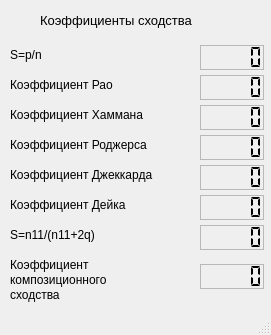
<?xml version="1.0" encoding="UTF-8"?>
<ui version="4.0">
 <class>one</class>
 <widget class="QMainWindow" name="one">
  <property name="geometry">
   <rect>
    <x>0</x>
    <y>0</y>
    <width>271</width>
    <height>335</height>
   </rect>
  </property>
  <property name="windowTitle">
   <string>MainWindow</string>
  </property>
  <widget class="QWidget" name="centralwidget">
   <widget class="QLabel" name="label">
    <property name="geometry">
     <rect>
      <x>10</x>
      <y>45</y>
      <width>55</width>
      <height>20</height>
     </rect>
    </property>
    <property name="font">
     <font>
      <pointsize>9</pointsize>
     </font>
    </property>
    <property name="text">
     <string>S=p/n</string>
    </property>
   </widget>
   <widget class="QLabel" name="label_2">
    <property name="geometry">
     <rect>
      <x>10</x>
      <y>165</y>
      <width>201</width>
      <height>20</height>
     </rect>
    </property>
    <property name="font">
     <font>
      <pointsize>9</pointsize>
     </font>
    </property>
    <property name="text">
     <string>Коэффициент Джеккарда</string>
    </property>
   </widget>
   <widget class="QLabel" name="label_3">
    <property name="geometry">
     <rect>
      <x>10</x>
      <y>75</y>
      <width>211</width>
      <height>20</height>
     </rect>
    </property>
    <property name="font">
     <font>
      <pointsize>9</pointsize>
     </font>
    </property>
    <property name="text">
     <string>Коэффициент Рао</string>
    </property>
   </widget>
   <widget class="QLabel" name="label_4">
    <property name="geometry">
     <rect>
      <x>10</x>
      <y>105</y>
      <width>201</width>
      <height>20</height>
     </rect>
    </property>
    <property name="font">
     <font>
      <pointsize>9</pointsize>
     </font>
    </property>
    <property name="text">
     <string>Коэффициент Хаммана</string>
    </property>
   </widget>
   <widget class="QLabel" name="label_5">
    <property name="geometry">
     <rect>
      <x>10</x>
      <y>135</y>
      <width>201</width>
      <height>20</height>
     </rect>
    </property>
    <property name="font">
     <font>
      <pointsize>9</pointsize>
     </font>
    </property>
    <property name="text">
     <string>Коэффициент Роджерса</string>
    </property>
   </widget>
   <widget class="QLabel" name="label_6">
    <property name="geometry">
     <rect>
      <x>10</x>
      <y>255</y>
      <width>161</width>
      <height>20</height>
     </rect>
    </property>
    <property name="font">
     <font>
      <pointsize>9</pointsize>
     </font>
    </property>
    <property name="text">
     <string>Коэффициент</string>
    </property>
   </widget>
   <widget class="QLabel" name="label_7">
    <property name="geometry">
     <rect>
      <x>10</x>
      <y>195</y>
      <width>201</width>
      <height>20</height>
     </rect>
    </property>
    <property name="font">
     <font>
      <pointsize>9</pointsize>
     </font>
    </property>
    <property name="text">
     <string>Коэффициент Дейка</string>
    </property>
   </widget>
   <widget class="QLabel" name="label_8">
    <property name="geometry">
     <rect>
      <x>10</x>
      <y>285</y>
      <width>61</width>
      <height>20</height>
     </rect>
    </property>
    <property name="font">
     <font>
      <pointsize>9</pointsize>
     </font>
    </property>
    <property name="text">
     <string>сходства</string>
    </property>
   </widget>
   <widget class="QLabel" name="label_9">
    <property name="geometry">
     <rect>
      <x>10</x>
      <y>225</y>
      <width>131</width>
      <height>20</height>
     </rect>
    </property>
    <property name="font">
     <font>
      <pointsize>9</pointsize>
     </font>
    </property>
    <property name="text">
     <string>S=n11/(n11+2q)</string>
    </property>
   </widget>
   <widget class="QLCDNumber" name="lcd_onn">
    <property name="geometry">
     <rect>
      <x>200</x>
      <y>45</y>
      <width>64</width>
      <height>25</height>
     </rect>
    </property>
    <property name="font">
     <font>
      <family>Times New Roman</family>
      <pointsize>9</pointsize>
      <weight>50</weight>
      <bold>false</bold>
     </font>
    </property>
    <property name="frameShape">
     <enum>QFrame::StyledPanel</enum>
    </property>
    <property name="frameShadow">
     <enum>QFrame::Plain</enum>
    </property>
    <property name="lineWidth">
     <number>5</number>
    </property>
    <property name="mode">
     <enum>QLCDNumber::Dec</enum>
    </property>
    <property name="segmentStyle">
     <enum>QLCDNumber::Flat</enum>
    </property>
    <property name="intValue" stdset="0">
     <number>0</number>
    </property>
   </widget>
   <widget class="QLCDNumber" name="lcd_rao">
    <property name="geometry">
     <rect>
      <x>200</x>
      <y>75</y>
      <width>64</width>
      <height>25</height>
     </rect>
    </property>
    <property name="font">
     <font>
      <family>Times New Roman</family>
      <pointsize>9</pointsize>
      <weight>50</weight>
      <bold>false</bold>
     </font>
    </property>
    <property name="frameShape">
     <enum>QFrame::StyledPanel</enum>
    </property>
    <property name="frameShadow">
     <enum>QFrame::Plain</enum>
    </property>
    <property name="lineWidth">
     <number>5</number>
    </property>
    <property name="mode">
     <enum>QLCDNumber::Dec</enum>
    </property>
    <property name="segmentStyle">
     <enum>QLCDNumber::Flat</enum>
    </property>
    <property name="intValue" stdset="0">
     <number>0</number>
    </property>
   </widget>
   <widget class="QLCDNumber" name="lcd_xammana">
    <property name="geometry">
     <rect>
      <x>200</x>
      <y>105</y>
      <width>64</width>
      <height>25</height>
     </rect>
    </property>
    <property name="font">
     <font>
      <family>Times New Roman</family>
      <pointsize>9</pointsize>
      <weight>50</weight>
      <bold>false</bold>
     </font>
    </property>
    <property name="frameShape">
     <enum>QFrame::StyledPanel</enum>
    </property>
    <property name="frameShadow">
     <enum>QFrame::Plain</enum>
    </property>
    <property name="lineWidth">
     <number>5</number>
    </property>
    <property name="mode">
     <enum>QLCDNumber::Dec</enum>
    </property>
    <property name="segmentStyle">
     <enum>QLCDNumber::Flat</enum>
    </property>
    <property name="intValue" stdset="0">
     <number>0</number>
    </property>
   </widget>
   <widget class="QLCDNumber" name="lcd_rogersa">
    <property name="geometry">
     <rect>
      <x>200</x>
      <y>135</y>
      <width>64</width>
      <height>25</height>
     </rect>
    </property>
    <property name="font">
     <font>
      <family>Times New Roman</family>
      <pointsize>9</pointsize>
      <weight>50</weight>
      <bold>false</bold>
     </font>
    </property>
    <property name="frameShape">
     <enum>QFrame::StyledPanel</enum>
    </property>
    <property name="frameShadow">
     <enum>QFrame::Plain</enum>
    </property>
    <property name="lineWidth">
     <number>5</number>
    </property>
    <property name="mode">
     <enum>QLCDNumber::Dec</enum>
    </property>
    <property name="segmentStyle">
     <enum>QLCDNumber::Flat</enum>
    </property>
    <property name="intValue" stdset="0">
     <number>0</number>
    </property>
   </widget>
   <widget class="QLCDNumber" name="lcd_gekkarda">
    <property name="geometry">
     <rect>
      <x>200</x>
      <y>165</y>
      <width>64</width>
      <height>25</height>
     </rect>
    </property>
    <property name="font">
     <font>
      <family>Times New Roman</family>
      <pointsize>9</pointsize>
      <weight>50</weight>
      <bold>false</bold>
     </font>
    </property>
    <property name="frameShape">
     <enum>QFrame::StyledPanel</enum>
    </property>
    <property name="frameShadow">
     <enum>QFrame::Plain</enum>
    </property>
    <property name="lineWidth">
     <number>5</number>
    </property>
    <property name="mode">
     <enum>QLCDNumber::Dec</enum>
    </property>
    <property name="segmentStyle">
     <enum>QLCDNumber::Flat</enum>
    </property>
    <property name="intValue" stdset="0">
     <number>0</number>
    </property>
   </widget>
   <widget class="QLCDNumber" name="lcd_deika">
    <property name="geometry">
     <rect>
      <x>200</x>
      <y>195</y>
      <width>64</width>
      <height>25</height>
     </rect>
    </property>
    <property name="font">
     <font>
      <family>Times New Roman</family>
      <pointsize>9</pointsize>
      <weight>50</weight>
      <bold>false</bold>
     </font>
    </property>
    <property name="frameShape">
     <enum>QFrame::StyledPanel</enum>
    </property>
    <property name="frameShadow">
     <enum>QFrame::Plain</enum>
    </property>
    <property name="lineWidth">
     <number>5</number>
    </property>
    <property name="mode">
     <enum>QLCDNumber::Dec</enum>
    </property>
    <property name="segmentStyle">
     <enum>QLCDNumber::Flat</enum>
    </property>
    <property name="intValue" stdset="0">
     <number>0</number>
    </property>
   </widget>
   <widget class="QLCDNumber" name="lcd_onn2">
    <property name="geometry">
     <rect>
      <x>200</x>
      <y>225</y>
      <width>64</width>
      <height>25</height>
     </rect>
    </property>
    <property name="font">
     <font>
      <family>Times New Roman</family>
      <pointsize>9</pointsize>
      <weight>50</weight>
      <bold>false</bold>
     </font>
    </property>
    <property name="frameShape">
     <enum>QFrame::StyledPanel</enum>
    </property>
    <property name="frameShadow">
     <enum>QFrame::Plain</enum>
    </property>
    <property name="lineWidth">
     <number>5</number>
    </property>
    <property name="mode">
     <enum>QLCDNumber::Dec</enum>
    </property>
    <property name="segmentStyle">
     <enum>QLCDNumber::Flat</enum>
    </property>
    <property name="intValue" stdset="0">
     <number>0</number>
    </property>
   </widget>
   <widget class="QLCDNumber" name="lcd_compozition">
    <property name="geometry">
     <rect>
      <x>200</x>
      <y>264</y>
      <width>64</width>
      <height>25</height>
     </rect>
    </property>
    <property name="font">
     <font>
      <family>Times New Roman</family>
      <pointsize>9</pointsize>
      <weight>50</weight>
      <bold>false</bold>
     </font>
    </property>
    <property name="frameShape">
     <enum>QFrame::StyledPanel</enum>
    </property>
    <property name="frameShadow">
     <enum>QFrame::Plain</enum>
    </property>
    <property name="lineWidth">
     <number>5</number>
    </property>
    <property name="mode">
     <enum>QLCDNumber::Dec</enum>
    </property>
    <property name="segmentStyle">
     <enum>QLCDNumber::Flat</enum>
    </property>
    <property name="intValue" stdset="0">
     <number>0</number>
    </property>
   </widget>
   <widget class="QLabel" name="label_10">
    <property name="geometry">
     <rect>
      <x>10</x>
      <y>270</y>
      <width>141</width>
      <height>20</height>
     </rect>
    </property>
    <property name="font">
     <font>
      <pointsize>9</pointsize>
     </font>
    </property>
    <property name="text">
     <string>композиционного</string>
    </property>
   </widget>
   <widget class="QLabel" name="label_11">
    <property name="geometry">
     <rect>
      <x>40</x>
      <y>10</y>
      <width>251</width>
      <height>20</height>
     </rect>
    </property>
    <property name="font">
     <font>
      <pointsize>10</pointsize>
     </font>
    </property>
    <property name="text">
     <string>Коэффициенты сходства</string>
    </property>
   </widget>
  </widget>
  <widget class="QMenuBar" name="menubar">
   <property name="geometry">
    <rect>
     <x>0</x>
     <y>0</y>
     <width>271</width>
     <height>26</height>
    </rect>
   </property>
  </widget>
  <widget class="QStatusBar" name="statusbar"/>
 </widget>
 <resources/>
 <connections/>
</ui>
